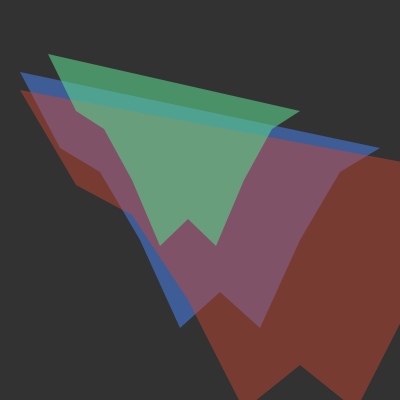
Frame 1 (no input)
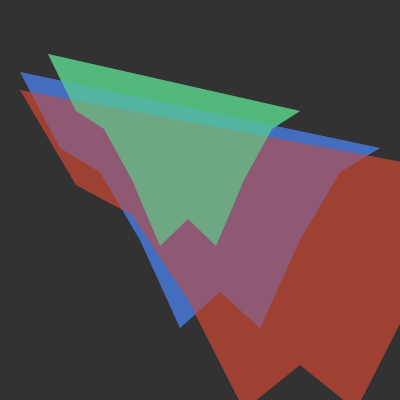
Frame 2 (the mouse pressed at the canvas centre, redrawn once)

The Processing sketch that drew these frames (run headless with seeded random() and noise(); the mouse was pressed at the canvas centre and the sketch redrawn once):

// Processing sketch: processing_166099
// ── processing_166099.pde

int x = 40;
int[] y = { 18, 37, 43, 60, 82, 73, 82, 60, 43, 37 };

void setup () {
  size(400,400);
  background(50);
  noStroke();
  noLoop();
}

void draw () {
  fill(70,120,220,150);
  translate(20,0);
  
  beginShape();
    for (int i = 0; i < y.length; i++) {
    vertex(x*i, y[i]*4);
    }
  endShape(CLOSE);
  
  fill(200,70,50,120);
  beginShape();
    for (int i = 0; i < y.length; i++) {
    vertex(x*(i*1.4), y[i]*5);
    }
  endShape(CLOSE);
  
  fill(90,210,140,150);
    beginShape();
    for (int i = 0; i < y.length; i++) {
    vertex(x*((i+1)*0.7), y[i]*3);
    }
  endShape(CLOSE);
}
